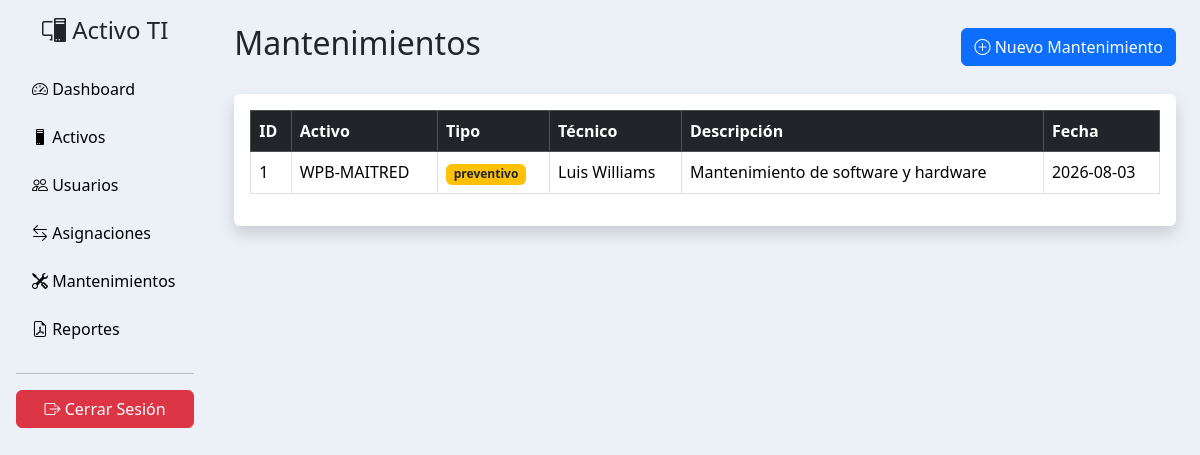
/modulos/mantenimientos/index.php (signed in), run on the app's committed database.
### tables this page shows
CREATE TABLE `mantenimientos` (
  `id` int(11) NOT NULL,
  `activo_id` int(11) DEFAULT NULL,
  `tipo` enum('preventivo','correctivo') DEFAULT NULL,
  `descripcion` text DEFAULT NULL,
  `fecha` date DEFAULT NULL,
  `costo` decimal(10,2) DEFAULT NULL,
  `tecnico` varchar(100) DEFAULT NULL
);

CREATE TABLE `activos` (
  `id` int(11) NOT NULL,
  `codigo` varchar(100) DEFAULT NULL,
  `serie` varchar(100) DEFAULT NULL,
  `modelo` varchar(100) DEFAULT NULL,
  `sistema_operativo` varchar(100) DEFAULT NULL,
  `tipo_id` int(11) DEFAULT NULL,
  `estado` enum('activo','dañado','reparacion','baja') DEFAULT 'activo',
  `ubicacion` varchar(150) DEFAULT NULL,
  `fecha_compra` date DEFAULT NULL,
  `garantia_fin` date DEFAULT NULL,
  `created_at` timestamp NOT NULL DEFAULT current_timestamp()
);

### config/auth.php (called while the page is built, shortened)
<?php
function app_escape($value): string
{
    return htmlspecialchars((string) $value, ENT_QUOTES | ENT_SUBSTITUTE, 'UTF-8');
}

### modulos/mantenimientos/index.php (the view, shortened to what this page needs)
<?php
require_once __DIR__ . '/../../config/auth.php';
include("../../config/conexion.php");
include("../../templates/header.php");
include("../../templates/sidebar.php");
?>
<div class="container-fluid p-4">
    <div class="d-flex justify-content-between align-items-center mb-4">
        <h2>
            Mantenimientos
        </h2>
        <?php if($_SESSION['rol'] != 'consulta'){ ?>
        <a href="crear.php" class="btn btn-primary">
            <i class="bi bi-plus-circle"></i>
            Nuevo Mantenimiento
        </a>
        <?php } ?>
    </div>
    <div class="card shadow border-0">
        <div class="card-body">
            <table class="table table-bordered table-hover">
                <thead class="table-dark">
                    <tr>
                        <th>ID</th>
                        <th>Activo</th>
                        <th>Tipo</th>
                        <th>Técnico</th>
                        <th>Descripción</th>
                        <th>Fecha</th>
                    </tr>
                </thead>
                <tbody>
                    <?php
                    $sql = "
                    SELECT
                    mantenimientos.*,
                    activos.codigo
                    FROM mantenimientos
                    INNER JOIN activos
                    ON mantenimientos.activo_id = activos.id
                    ORDER BY fecha DESC
                    ";
                    $resultado = $conexion->query($sql);
                    while($fila = $resultado->fetch_assoc()){
                    ?>
                    <tr>
                        <td><?= $fila['id'] ?></td>
                        <td><?= app_escape($fila['codigo']) ?></td>
                        <td>
                            <span class="badge bg-warning text-dark">
                                <?= app_escape($fila['tipo']) ?>
                            </span>
                        </td>
                        <td><?= app_escape($fila['tecnico']) ?></td>
                        <td><?= app_escape($fila['descripcion']) ?></td>
                        <td><?= app_escape($fila['fecha']) ?></td>
                    </tr>
                    <?php } ?>
                </tbody>
            </table>
        </div>
    </div>
</div>
<?php
include("../../templates/footer.php");
?>

### assets/css/style.css (style rules this page uses)
body { background-color: #ecf1f7; }

### data on the page
mantenimientos: id "1", activo.codigo "WPB-MAITRED", tipo "preventivo", tecnico "Luis Williams", descripcion "Mantenimiento de software y hardware", fecha "2026-08-03"
